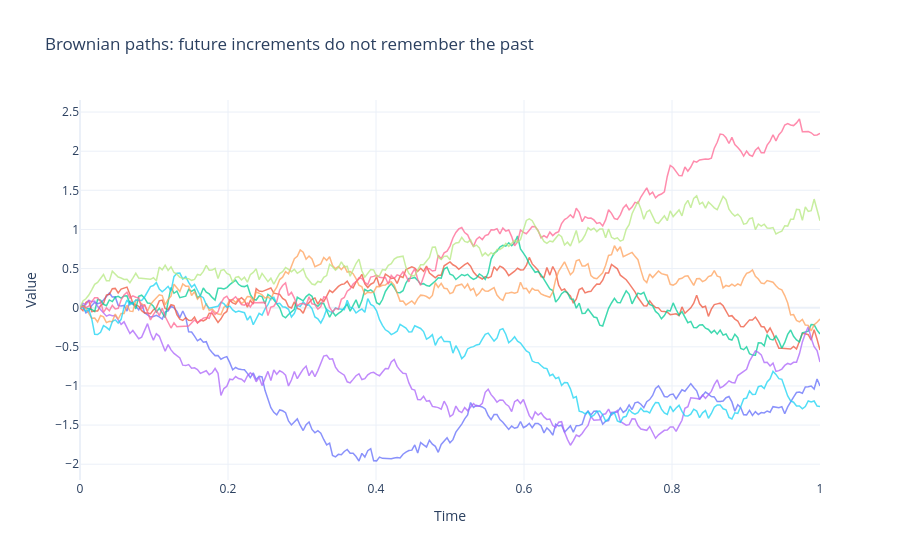

Write notebook code for a chart like this one.
### Markdown cell above
## 3. Markov Property

A process has the **Markov property** when the current state contains the information needed for the future distribution. The future can depend on where the process is now, but not on the route it took to get there.

In notation, this says the conditional law of the future is determined by the present state:

$$
\mathbb{P}(S_{t+\Delta t} \in A \mid S_t, S_{t-1}, S_{t-2}, \ldots)
= \mathbb{P}(S_{t+\Delta t} \in A \mid S_t).
$$

For option pricing this is powerful: under a Markov stock model, the option value can be written as a function of the current stock price and time, $V(S,t)$, rather than the whole past history.

### Code cell
brownian_paths = simulate_brownian_paths(
    years=1.0,
    steps_per_year=TRADING_DAYS,
    path_count=8,
    rng=RNG,
)

plot_paths(brownian_paths, title="Brownian paths: future increments do not remember the past")

### Figure 1 — Plotly figure (JSON) as saved in the notebook; plotly's stock layout.template omitted (floating-point values rounded to 4 significant figures; data arrays with more than 128 entries replaced by an {"elided": "..."} marker saying what was removed)
{"data": [{"line": {"width": 1.5}, "mode": "lines", "name": "Path 1", "opacity": 0.75, "type": "scatter", "x": {"elided": "253 float values"}, "y": {"elided": "253 float values"}}, {"line": {"width": 1.5}, "mode": "lines", "name": "Path 2", "opacity": 0.75, "type": "scatter", "x": {"elided": "253 float values"}, "y": {"elided": "253 float values"}}, {"line": {"width": 1.5}, "mode": "lines", "name": "Path 3", "opacity": 0.75, "type": "scatter", "x": {"elided": "253 float values"}, "y": {"elided": "253 float values"}}, {"line": {"width": 1.5}, "mode": "lines", "name": "Path 4", "opacity": 0.75, "type": "scatter", "x": {"elided": "253 float values"}, "y": {"elided": "253 float values"}}, {"line": {"width": 1.5}, "mode": "lines", "name": "Path 5", "opacity": 0.75, "type": "scatter", "x": {"elided": "253 float values"}, "y": {"elided": "253 float values"}}, {"line": {"width": 1.5}, "mode": "lines", "name": "Path 6", "opacity": 0.75, "type": "scatter", "x": {"elided": "253 float values"}, "y": {"elided": "253 float values"}}, {"line": {"width": 1.5}, "mode": "lines", "name": "Path 7", "opacity": 0.75, "type": "scatter", "x": {"elided": "253 float values"}, "y": {"elided": "253 float values"}}, {"line": {"width": 1.5}, "mode": "lines", "name": "Path 8", "opacity": 0.75, "type": "scatter", "x": {"elided": "253 float values"}, "y": {"elided": "253 float values"}}], "layout": {"showlegend": false, "title": {"text": "Brownian paths: future increments do not remember the past"}, "xaxis": {"title": {"text": "Time"}}, "yaxis": {"title": {"text": "Value"}}}}
